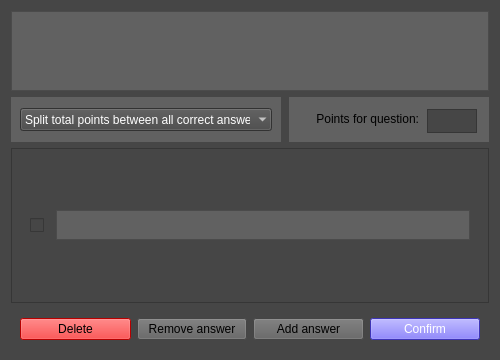
<?xml version="1.0" encoding="UTF-8"?>
<ui version="4.0">
 <class>Form</class>
 <widget class="QWidget" name="Form">
  <property name="geometry">
   <rect>
    <x>0</x>
    <y>0</y>
    <width>500</width>
    <height>360</height>
   </rect>
  </property>
  <property name="sizePolicy">
   <sizepolicy hsizetype="Minimum" vsizetype="Preferred">
    <horstretch>0</horstretch>
    <verstretch>0</verstretch>
   </sizepolicy>
  </property>
  <property name="minimumSize">
   <size>
    <width>500</width>
    <height>360</height>
   </size>
  </property>
  <property name="maximumSize">
   <size>
    <width>1500000</width>
    <height>360</height>
   </size>
  </property>
  <property name="windowTitle">
   <string>Form</string>
  </property>
  <property name="styleSheet">
   <string notr="true">background-color: rgb(70, 70, 70);
border-color: rgb(192, 192, 192);</string>
  </property>
  <layout class="QVBoxLayout" name="question_area">
   <item>
    <layout class="QVBoxLayout" name="main_area">
     <item>
      <widget class="QTextEdit" name="question_text_field">
       <property name="maximumSize">
        <size>
         <width>16777215</width>
         <height>80</height>
        </size>
       </property>
       <property name="styleSheet">
        <string notr="true">background-color: rgb(97, 97, 97);</string>
       </property>
       <property name="lineWidth">
        <number>0</number>
       </property>
      </widget>
     </item>
     <item>
      <layout class="QHBoxLayout" name="horizontalLayout_2">
       <item>
        <widget class="QWidget" name="widget_3" native="true">
         <property name="sizePolicy">
          <sizepolicy hsizetype="Expanding" vsizetype="Preferred">
           <horstretch>0</horstretch>
           <verstretch>0</verstretch>
          </sizepolicy>
         </property>
         <property name="minimumSize">
          <size>
           <width>270</width>
           <height>45</height>
          </size>
         </property>
         <property name="maximumSize">
          <size>
           <width>270</width>
           <height>45</height>
          </size>
         </property>
         <property name="styleSheet">
          <string notr="true">background-color: rgb(97, 97, 97);</string>
         </property>
         <layout class="QHBoxLayout" name="horizontalLayout">
          <item>
           <widget class="QComboBox" name="point_destribution">
            <property name="maximumSize">
             <size>
              <width>16777215</width>
              <height>23</height>
             </size>
            </property>
            <property name="font">
             <font>
              <pointsize>9</pointsize>
             </font>
            </property>
            <property name="styleSheet">
             <string notr="true">background-color: rgb(70, 70, 70);
color: rgb(255, 255, 255);</string>
            </property>
            <property name="frame">
             <bool>false</bool>
            </property>
            <item>
             <property name="text">
              <string>Split total points between all correct answers</string>
             </property>
            </item>
            <item>
             <property name="text">
              <string>Give all points for a single correct answer</string>
             </property>
            </item>
           </widget>
          </item>
         </layout>
        </widget>
       </item>
       <item>
        <spacer name="horizontalSpacer">
         <property name="orientation">
          <enum>Qt::Horizontal</enum>
         </property>
         <property name="sizeHint" stdset="0">
          <size>
           <width>10</width>
           <height>20</height>
          </size>
         </property>
        </spacer>
       </item>
       <item>
        <widget class="QWidget" name="widget_2" native="true">
         <property name="minimumSize">
          <size>
           <width>200</width>
           <height>45</height>
          </size>
         </property>
         <property name="maximumSize">
          <size>
           <width>0</width>
           <height>45</height>
          </size>
         </property>
         <property name="styleSheet">
          <string notr="true">background-color: rgb(97, 97, 97);</string>
         </property>
         <widget class="QLabel" name="label">
          <property name="geometry">
           <rect>
            <x>10</x>
            <y>10</y>
            <width>120</width>
            <height>24</height>
           </rect>
          </property>
          <property name="minimumSize">
           <size>
            <width>120</width>
            <height>24</height>
           </size>
          </property>
          <property name="maximumSize">
           <size>
            <width>120</width>
            <height>16777215</height>
           </size>
          </property>
          <property name="text">
           <string>Points for question:</string>
          </property>
          <property name="alignment">
           <set>Qt::AlignRight|Qt::AlignTrailing|Qt::AlignVCenter</set>
          </property>
         </widget>
         <widget class="QPlainTextEdit" name="total_points">
          <property name="geometry">
           <rect>
            <x>138</x>
            <y>12</y>
            <width>50</width>
            <height>24</height>
           </rect>
          </property>
          <property name="minimumSize">
           <size>
            <width>50</width>
            <height>24</height>
           </size>
          </property>
          <property name="maximumSize">
           <size>
            <width>50</width>
            <height>24</height>
           </size>
          </property>
          <property name="styleSheet">
           <string notr="true">background-color: rgb(70, 70, 70);
color: rgb(255, 255, 255);</string>
          </property>
          <property name="lineWidth">
           <number>0</number>
          </property>
          <property name="verticalScrollBarPolicy">
           <enum>Qt::ScrollBarAlwaysOff</enum>
          </property>
          <property name="horizontalScrollBarPolicy">
           <enum>Qt::ScrollBarAlwaysOff</enum>
          </property>
         </widget>
        </widget>
       </item>
      </layout>
     </item>
     <item>
      <widget class="QScrollArea" name="scrollArea">
       <property name="maximumSize">
        <size>
         <width>16777215</width>
         <height>600</height>
        </size>
       </property>
       <property name="widgetResizable">
        <bool>true</bool>
       </property>
       <widget class="QWidget" name="scrollAreaWidgetContents">
        <property name="geometry">
         <rect>
          <x>0</x>
          <y>0</y>
          <width>472</width>
          <height>139</height>
         </rect>
        </property>
        <layout class="QVBoxLayout" name="verticalLayout_4">
         <item>
          <layout class="QVBoxLayout" name="answers_area">
           <item>
            <widget class="QWidget" name="answer_choice" native="true">
             <property name="minimumSize">
              <size>
               <width>0</width>
               <height>50</height>
              </size>
             </property>
             <property name="maximumSize">
              <size>
               <width>16777215</width>
               <height>50</height>
              </size>
             </property>
             <layout class="QHBoxLayout" name="horizontalLayout_3">
              <item>
               <widget class="QCheckBox" name="is_right">
                <property name="minimumSize">
                 <size>
                  <width>0</width>
                  <height>20</height>
                 </size>
                </property>
                <property name="text">
                 <string/>
                </property>
               </widget>
              </item>
              <item>
               <widget class="QPlainTextEdit" name="answer_choice_edit">
                <property name="minimumSize">
                 <size>
                  <width>0</width>
                  <height>20</height>
                 </size>
                </property>
                <property name="maximumSize">
                 <size>
                  <width>15000000</width>
                  <height>30</height>
                 </size>
                </property>
                <property name="sizeIncrement">
                 <size>
                  <width>0</width>
                  <height>0</height>
                 </size>
                </property>
                <property name="styleSheet">
                 <string notr="true">background-color: rgb(97, 97, 97);</string>
                </property>
                <property name="verticalScrollBarPolicy">
                 <enum>Qt::ScrollBarAlwaysOff</enum>
                </property>
               </widget>
              </item>
             </layout>
            </widget>
           </item>
          </layout>
         </item>
        </layout>
       </widget>
      </widget>
     </item>
    </layout>
   </item>
   <item>
    <widget class="QWidget" name="bottom_bar" native="true">
     <property name="minimumSize">
      <size>
       <width>0</width>
       <height>30</height>
      </size>
     </property>
     <layout class="QHBoxLayout" name="horizontalLayout_4">
      <item>
       <widget class="QPushButton" name="delete_button">
        <property name="styleSheet">
         <string notr="true">background-color: rgb(255, 0, 0);
color: rgb(0, 0, 0);</string>
        </property>
        <property name="text">
         <string>Delete</string>
        </property>
       </widget>
      </item>
      <item>
       <widget class="QPushButton" name="remove_answer_button">
        <property name="styleSheet">
         <string notr="true">background-color: rgb(97, 97, 97);</string>
        </property>
        <property name="text">
         <string>Remove answer</string>
        </property>
       </widget>
      </item>
      <item>
       <widget class="QPushButton" name="add_answer_button">
        <property name="styleSheet">
         <string notr="true">background-color: rgb(97, 97, 97);</string>
        </property>
        <property name="text">
         <string>Add answer</string>
        </property>
       </widget>
      </item>
      <item>
       <widget class="QPushButton" name="validate_button">
        <property name="styleSheet">
         <string notr="true">background-color: rgb(86, 73, 255);
color: rgb(255, 255, 255);</string>
        </property>
        <property name="text">
         <string>Confirm</string>
        </property>
       </widget>
      </item>
     </layout>
    </widget>
   </item>
  </layout>
 </widget>
 <resources/>
 <connections/>
</ui>
